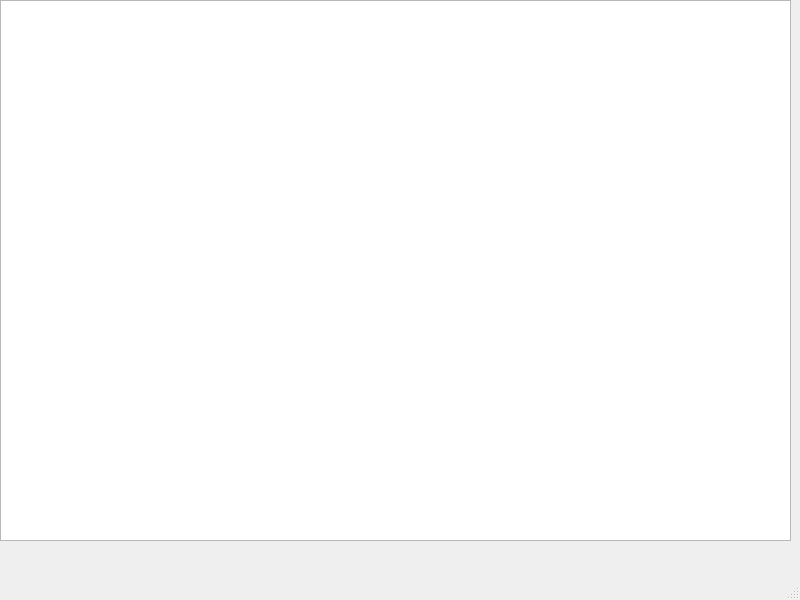
<?xml version="1.0" encoding="UTF-8"?>
<ui version="4.0">
 <class>MainWindow</class>
 <widget class="QMainWindow" name="MainWindow">
  <property name="geometry">
   <rect>
    <x>0</x>
    <y>0</y>
    <width>800</width>
    <height>600</height>
   </rect>
  </property>
  <property name="windowTitle">
   <string>MainWindow</string>
  </property>
  <widget class="QWidget" name="centralwidget">
   <widget class="QGraphicsView" name="graphicsView">
    <property name="geometry">
     <rect>
      <x>0</x>
      <y>0</y>
      <width>791</width>
      <height>541</height>
     </rect>
    </property>
   </widget>
  </widget>
  <widget class="QMenuBar" name="menubar">
   <property name="geometry">
    <rect>
     <x>0</x>
     <y>0</y>
     <width>800</width>
     <height>26</height>
    </rect>
   </property>
  </widget>
  <widget class="QStatusBar" name="statusbar"/>
 </widget>
 <resources/>
 <connections/>
</ui>
